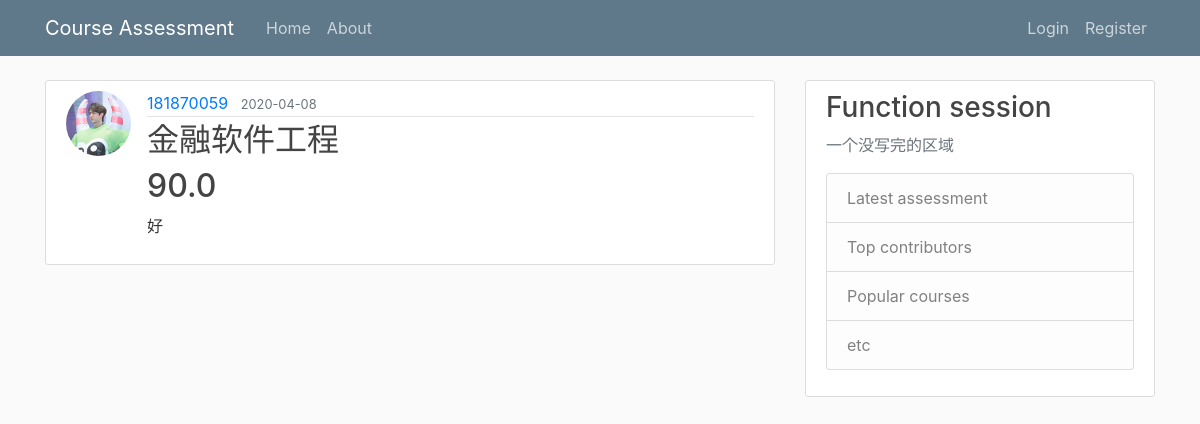
/post/1, run on the app's committed database.
### app/models.py (models this page shows, shortened)
class User(db.Model, UserMixin):
    id = db.Column(db.Integer, primary_key=True)
    username = db.Column(db.String(12), unique=True, nullable=False)
    image_file = db.Column(db.String(20), nullable=False, default='default.jpg')
    password = db.Column(db.String(60), nullable=False)
    posts = db.relationship('Post', backref='author', lazy=True)

class Post(db.Model):
    id = db.Column(db.Integer, primary_key=True)
    title = db.Column(db.String(100), nullable=False)
    date_posted = db.Column(db.DateTime, nullable=False, default=datetime.utcnow)
    score = db.Column(db.Float, nullable=False)
    content = db.Column(db.Text, nullable=False)
    user_id = db.Column(db.Integer, db.ForeignKey('user.id'), nullable=False)

### app/routes.py (the view)
@app.route("/post/<int:post_id>")
def post(post_id):
    post = Post.query.get_or_404(post_id)
    return render_template('post.html', title=post.title, post=post)

### app/templates/post.html (shortened to what this page needs)
{% extends "layout.html" %}#}
{% block content %}
  <article class="media content-section">
    <img class="rounded-circle article-img" src="{{ url_for('static', filename='profile_pics/' + post.author.image_file) }}">
    <div class="media-body">
      <div class="article-metadata">
        <a class="mr-2" href="#">{{ post.author.username }}</a>
        <small class="text-muted">{{ post.date_posted.strftime('%Y-%m-%d') }}</small>
      </div>
      <h2 class="article-title">{{ post.title }}</h2>
      <h2 class="article-title">{{ post.score }}</h2>
      <p class="article-content">{{ post.content }}</p>
    </div>
  </article>
{% endblock content %}

### app/static/main.css (style rules this page uses)
body { background: #fafafa; color: #333333; margin-top: 5rem; }
h1, h2, h3, h4, h5, h6 { color: #444444; }
.content-section { background: #ffffff; padding: 10px 20px; border: 1px solid #dddddd; border-radius: 3px; margin-bottom: 20px; }
.article-title { color: #444444; }
.article-content { white-space: pre-line; }
.article-img { height: 65px; width: 65px; margin-right: 16px; }
.article-metadata { padding-bottom: 1px; margin-bottom: 4px; border-bottom: 1px solid #e3e3e3 }

### data on the page
User: image_file (picture), author.username "181870059"
Post: date_posted "2020-04-08", title "金融软件工程", score "90.0", content "好"
